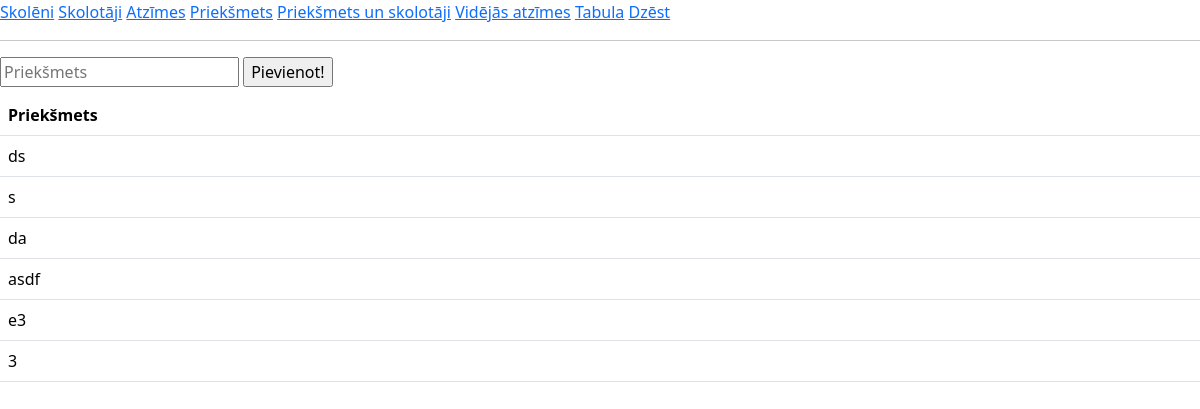
/prieksmeti, run on the app's committed database.
### tables this page shows
CREATE TABLE prieksmeti(
        id INTEGER PRIMARY KEY AUTOINCREMENT,
        subject TEXT NOT NULL
        );

### main.py (the view)
@app.route("/prieksmeti", methods=["POST", "GET"])
def prieksmeti():
    prieksmeti_db = iegut_prieksmeti()
    print(prieksmeti_db)
    if request.method == "POST":
        subject = request.form["subject"].capitalize()
        if subject:
            pievienot_prieksmeti(subject)
        dati = subject
        return render_template("prieksmeti.html", aizsutitais = dati, prieksmeti = prieksmeti_db)
    return render_template("prieksmeti.html", aizsutitais = "", prieksmeti = prieksmeti_db)

### dati.py (called while the page is built)
def iegut_prieksmeti():
    cur = conn.cursor()
    cur.execute(
        f"""
        SELECT subject FROM prieksmeti
        """
    )
    conn.commit()
    dati = cur.fetchall()
    return dati

### templates/prieksmeti.html (shortened to what this page needs)
{% extends 'skoleni.html'%}
{% block saturs %}
<form method="post">
    <input type="text" id="subject" name="subject" placeholder="Priekšmets">
    <input type="submit" value="Pievienot!">
    <table class="table">
        <tr>
          <th>Priekšmets</th>
        </tr>
        {% for viens in prieksmeti %}
            <tr>
              <td>{{viens[0]}}</td>
            </tr>
        {% endfor %}
    </table>
</form>
{% endblock %}

### data on the page
prieksmeti: subject "ds"
prieksmeti: subject "s"
prieksmeti: subject "da"
prieksmeti: subject "asdf"
prieksmeti: subject "e3"
prieksmeti: subject "3"
